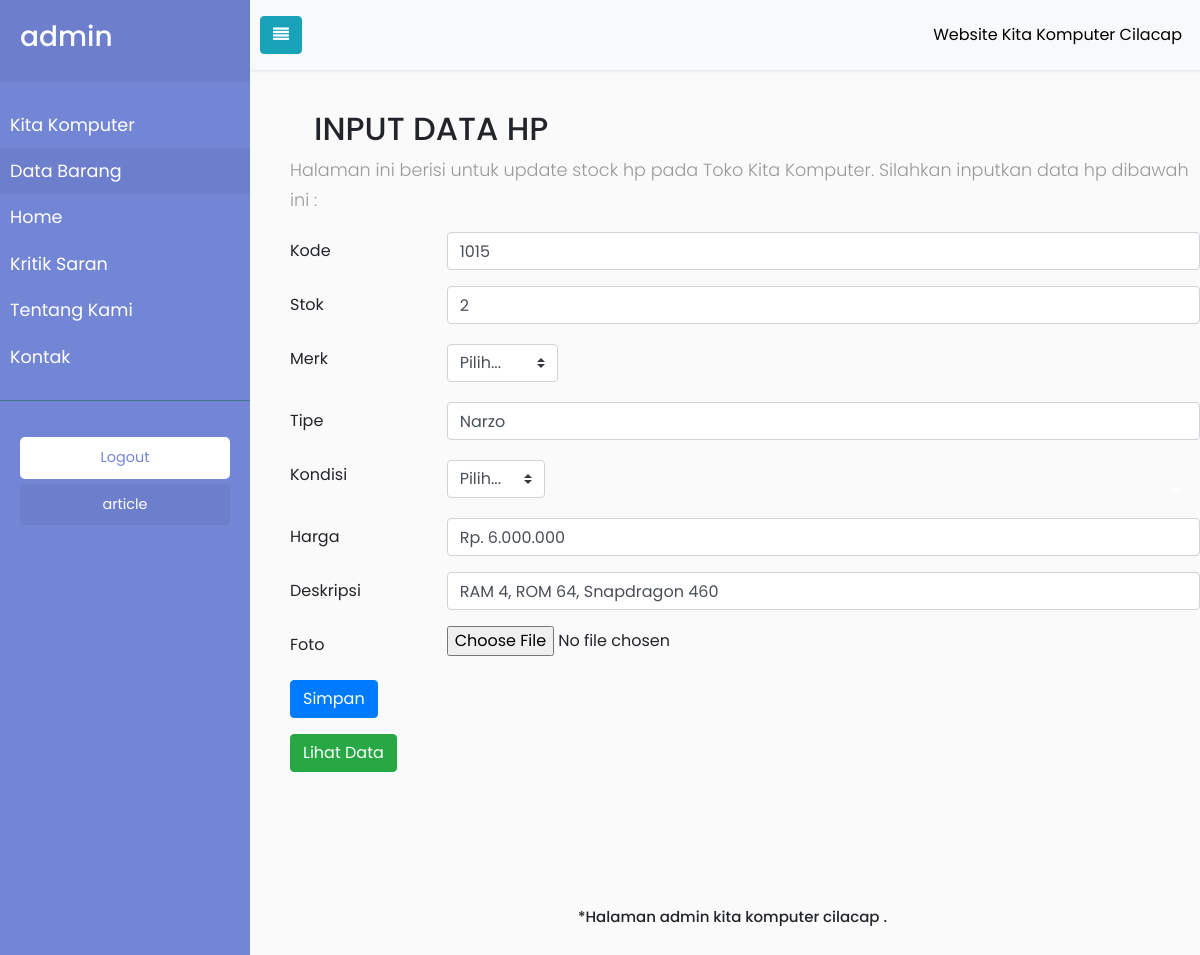
Page /crud/hp/update/edit_hp.php?kode=1015 (signed in) on the committed database.
### tables this page shows
CREATE TABLE `hp` (
  `kode` int(10) NOT NULL,
  `stok` varchar(50) DEFAULT NULL,
  `merk` varchar(50) DEFAULT NULL,
  `tipe` varchar(50) DEFAULT NULL,
  `kondisi` varchar(50) DEFAULT NULL,
  `harga` varchar(50) NOT NULL,
  `deskripsi` varchar(50) NOT NULL,
  `foto` blob DEFAULT NULL
);

### crud/hp/update/edit_hp.php (the view, shortened to what this page needs)
<!doctype html>
<html lang="en">
<head>
  <link rel="stylesheet" href="https://stackpath.bootstrapcdn.com/bootstrap/4.1.3/css/bootstrap.min.css">
  <link rel="stylesheet" href="../../style.css">
  <link rel="stylesheet" href="https://cdnjs.cloudflare.com/ajax/libs/font-awesome/4.7.0/css/font-awesome.css">
</head>
<body>
 <div class="wrapper">
  <nav id="sidebar">
   <div class="sidebar-header">
    <h3><?php {
      echo $_SESSION['user'];
    }				?></h3>
  </div>
  <ul class="list-unstyled components">
    <li>
     <a href="../../../main/main.php">Kita Komputer</a>
   </li>
   <li>
     <li class="active">
       <a href="../../data_barang.php">Data Barang</a>
     </li>
     <li>
       <a href="../../../home.html" class="dropdown-toggle">Home</a>
     </li>
     <li>
       <a href="../../../main/kritik.php">Kritik Saran</a>
     </li>
     <li>
       <a href="../../../main/tentang.php">Tentang Kami</a>
     </li>
     <li>
       <a href="../../../main/kontak.php">Kontak</a>
     </li>
   </ul>
   <ul class="list-unstyled CTAs">
    <li>
     <?php {
      echo "<a href=../login/login.php class=download>Logout</a>";
    }				?>
  </li>
  <li>
   <a href="#" class="article">article</a>
 </li>
</ul>
</nav>
<div class="content">
 <nav class="navbar navbar-expand-lg navbar-light bg-light">
   <button type="button" id="sidebarCollapse" class="btn btn-info">
    <i class="fa fa-align-justify"></i> <span></span>
  </button>
  <div class="collapse navbar-collapse" id="navbarNav">
    <ul class="navbar-nav ml-auto">
      <li class="nav-item">
        <a class="nav-link disabled" style="color:black">Website Kita Komputer Cilacap</a>
      </li>
    </ul>
  </div>
</nav>
<?php
include "../../koneksi.php";
$id =  $_GET['kode'];
$query_mysql = mysqli_query($mysqli,"SELECT * FROM hp WHERE kode='$id'")or die(mysqli_error($mysqli));
while($data = mysqli_fetch_array($query_mysql)){
  ?>
  <h2>&emsp;&emsp;INPUT DATA HP</h2>
  <ol>
    <p>Halaman ini berisi untuk update stock hp pada Toko Kita Komputer. Silahkan inputkan data hp dibawah ini :<p>
    </ol>
    <ol>
      <form enctype="multipart/form-data" action="proses_edit_hp.php" method="POST">
        <div class="form-group row">
          <label for="inputPassword3" class="col-sm-2 col-form-label">Kode</label>
          <div class="col-sm-10">
            <input type="text" class="form-control" name="id" value="<?php
            echo $id ?>">
          </div>
        </div>
        <div class="form-group row">
          <label for="inputPassword3" class="col-sm-2 col-form-label">Stok</label>
          <div class="col-sm-10">
            <input type="text" class="form-control" id="textfield" name="stok" value="<?php echo $data['stok'] ?>">
          </div>
        </div>
        <div class="form-group row">
          <label for="inputPassword3" class="col-sm-2 col-form-label">Merk</label>
          <div class="col-auto my-1">
            <select class="custom-select mr-sm-2" type="text" id="inlineFormCustomSelect" name="merk" value="<?php echo $data['merk'] ?>">
             <option selected>Pilih...</option>
            </select>
          </div>
        </div>
        <div class="form-group row">
          <label for="inputPassword3" class="col-sm-2 col-form-label">Tipe</label>
          <div class="col-sm-10">
            <input type="text" class="form-control" id="textfield"  name="tipe" value="<?php echo $data['tipe'] ?>">
          </div>
        </div>
        <div class="form-group row">
          <label for="inputPassword3" class="col-sm-2 col-form-label">Kondisi</label>
          <div class="col-auto my-1">
            <select class="custom-select mr-sm-2" id="inlineFormCustomSelect" name="kondisi" value="<?php echo$data['kondisi'] ?>">
              <option selected>Pilih...</option>
            </select>
          </div>
        </div>
        <div class="form-group row">
          <label for="inputPassword3" class="col-sm-2 col-form-label">Harga</label>
          <div class="col-sm-10">
            <input type="text" class="form-control" id="textfield"  name="harga" value="<?php echo $data['harga'] ?>">
          </div>
        </div>
        <div class="form-group row">
          <label for="inputPassword3" class="col-sm-2 col-form-label">Deskripsi</label>
          <div class="col-sm-10">
           <input class="form-control" id="exampleFormControlTextarea1" rows="3" name="deskripsi" value="<?php echo $data['deskripsi'] ?>">
         </div>
       </div>
       <div class="form-group row">
        <label for="inputPassword3" class="col-sm-2 col-form-label">Foto</label>
        <div class="col-sm-10">
          <input type="file" id="textfield4"  name="foto">
        </div>
      </div>
      <div class="form-group row">
        <div class="col-sm-10">
          <input type="submit" class="btn btn-primary" name="button" id="button" value="Simpan">
        </div>
      </div>
      <a href="../read/lihat_data.php" class="btn btn-success">Lihat Data</a>
    </form>
  <?php } ?>
</ol>
<br><br><br><br><br>
<h2 style="font-size:15px" ><center>&emsp;*Halaman admin kita komputer cilacap .</center></h2>
<br><br>
</div>
</div>
</body>
</html>

### crud/style.css (style rules this page uses)
body { font-family: 'Poppins', sans-serif; background: #fafafa }
p { font-family: 'Poppins', sans-serif; font-size: 1.1em; font-weight: 300; line-height: 1.7em; color: #999; }
a, a:hover, a:focus { color: inherit; text-decoration: none; transition: all 0.3s; }
.navbar { padding: 15px 10px; background: #fff; border: none; border-radius: 0; margin-bottom: 40px; box-shadow: 1px 1px 3px rgba(0,0,0,0.1); }
.wrapper { display: flex; width: 100%; align-items: stretch; }
#sidebar { min-width: 250px; max-width: 250px; background: #7386D5; color: #fff; transition: all 0.3s; }
#sidebar .sidebar-header { padding: 20px; background: #6d7fcc; }
#sidebar ul.components { padding: 20px 0px; border-bottom: 1px solid #47748b; }
#sidebar ul li a { padding: 10px; font-size: 1.1em; display: block; }
#sidebar ul li.active>a, a[aria-expanded="true"] { color: #fff; background: #6d7fcc; }
.dropdown-toggle::after { display: block; position: absolute; top: 50%; right: 20px; transform: translateY(-50%); }
ul.CTAs { padding: 20px; }
ul.CTAs a { text-align: center; font-size: 0.9em !important; display: block; border-radius: 5px; margin-bottom: 5px; }
a.download { background: #fff; color: #7386D5; }
a.article, a.article:hover { background: #6d7fcc !important; color: #fff !important; }

### rows in the picture
hp: stok "2", merk "Pilih...", tipe "Narzo", kondisi "Pilih...", harga "Rp. 6.000.000", deskripsi "RAM 4, ROM 64, Snapdragon 460"

### other values in the picture
$_SESSION['user'] "admin"
